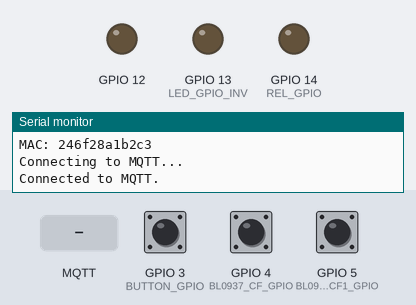
The sketch below on a simulated ESP8266 (NodeMCU). Parts: output pins drawn as LEDs (lit = HIGH), the last lines printed to the serial monitor. The inputs (shaded band) are chosen by the test bench; at power-on: GPIO 5 (BL0937_CF1_GPIO) HIGH, GPIO 3 (BUTTON_GPIO) HIGH, GPIO 4 (BL0937_CF_GPIO) HIGH. WiFi joins after 1.5 s; servers stay silent unless stated; EEPROM starts erased; no MQTT or app messages arrive unless stated.

Above: at 2.7 s.
2.8 s: MQTT message "1" arrives on the first subscribed topic
At 3.5 s:
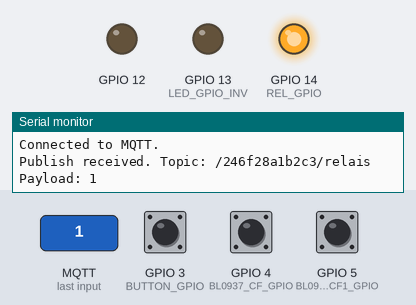
5.8 s: MQTT message "0" arrives on the first subscribed topic
At 8.1 s:
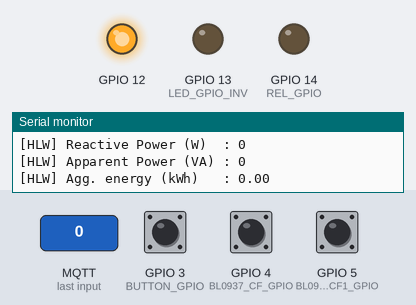
8.8 s: MQTT message "2" arrives on the first subscribed topic
At 9.3 s:
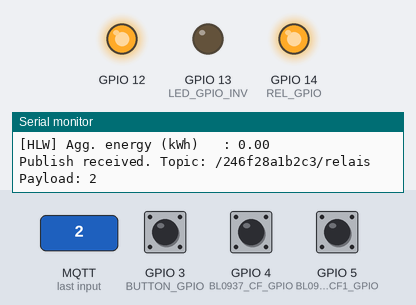
11.8 s: GPIO 5 (BL0937_CF1_GPIO) pulled LOW for 0.15 s
At 12.6 s:
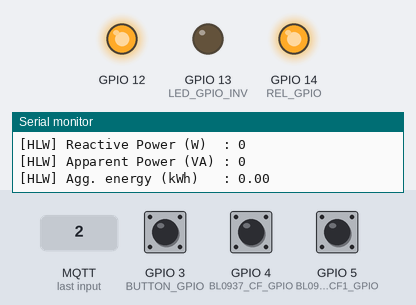
Timing chart, 0 to 14.4 s (numbered marks = the images above; inputs shaded):
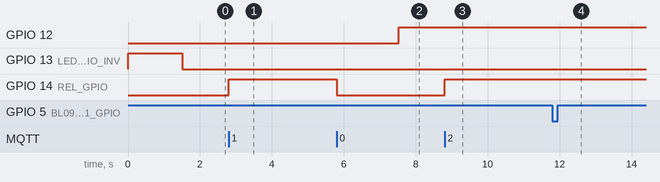

Measured:
- after the input at 2.8 s, GPIO 14 (REL_GPIO): LOW → HIGH at once
- after the input at 5.8 s, GPIO 14 (REL_GPIO): HIGH → LOW at once
- after the input at 8.8 s, GPIO 14 (REL_GPIO): LOW → HIGH at once
- after the input at 11.8 s, GPIO 12: stays HIGH (without the input it goes to LOW after 1.7 s)

The sketch:

MqttPlug.ino
```cpp
#include <ESP8266WiFi.h>
#include <ESP8266WebServer.h>
#include <WiFiManager.h>
#include <Ticker.h>
#include <AsyncMqttClient.h>
#include <EEPROM.h>
#include <ArduinoOTA.h>
#include "BL0937.h"

// eeprom
#define MQTT_IP_OFFSET         0
#define MQTT_IP_LENGTH        16
#define MQTT_USER_OFFSET      16
#define MQTT_USER_LENGTH      32
#define MQTT_PASSWORD_OFFSET  48
#define MQTT_PASSWORD_LENGTH  32

// access point
#define AP_NAME "ZX-2820"
#define AP_TIMEOUT 300
#define MQTT_PORT 1883

// these are the nominal values [Ohm] for the resistors in the circuit
#define CURRENT_RESISTOR                0.001
#define VOLTAGE_RESISTOR_UPSTREAM       1000000
#define VOLTAGE_RESISTOR_DOWNSTREAM     1000

// pins
#define BUTTON_GPIO           3
#define BL0937_CF_GPIO        4
#define BL0937_CF1_GPIO       5
#define BL0937_SEL_GPIO_INV  12  // inverted
#define LED_GPIO_INV         13  // inverted
#define REL_GPIO             14

// BL0937
BL0937 bl0937;

// mqtt
IPAddress mqtt_server;
AsyncMqttClient mqttClient;
Ticker mqttReconnectTimer;

char mqtt_ip_pre[MQTT_IP_LENGTH] = "";
char mqtt_user_pre[MQTT_USER_LENGTH] = "";
char mqtt_password_pre[MQTT_PASSWORD_LENGTH] = "";

char mqtt_ip[MQTT_IP_LENGTH] = "";
char mqtt_user[MQTT_USER_LENGTH] = "";
char mqtt_password[MQTT_PASSWORD_LENGTH] = "";
char mqtt_id[30] = AP_NAME;

char topic_relais[30] = "/";
char topic_resenergy[30] = "/";
char topic_voltage[30] = "/";      // voltage (Spannung)
char topic_current[30] = "/";      // current (Strom)
char topic_actPower[30] = "/";     // active power (Wirkleistung)
char topic_reactPower[30] = "/";   // reactive power (Blindleistung)
char topic_appPower[30] = "/";     // apparent power (Scheinleistung)
char topic_energy[30] = "/";       // energy (Energie)

boolean mqtt_connected = false;
uint32 time_now;

// wifi
WiFiManager wifiManager;
WiFiEventHandler wifiConnectHandler;
WiFiEventHandler wifiDisconnectHandler;
Ticker wifiReconnectTimer;
char mac_str[13];

// when using interrupts we have to call the library entry point whenever an interrupt is triggered
void ICACHE_RAM_ATTR bl0937_cf1_interrupt()
{
  bl0937.cf1_interrupt();
}

void ICACHE_RAM_ATTR bl0937_cf_interrupt()
{
  bl0937.cf_interrupt();
}

String readEEPROM(int offset, int len)
{
  String res = "";
  for (int i = 0; i < len; ++i)
  {
    res += char(EEPROM.read(i + offset));
  }
  return res;
}

void writeEEPROM(int offset, int len, String value)
{
  for (int i = 0; i < len; ++i)
  {
    if (i < value.length())
    {
      EEPROM.write(i + offset, value[i]);
    }
    else
    {
      EEPROM.write(i + offset, 0x00);
    }
  }
}

void connectToWifi()
{
  Serial.println("Re-Connecting to Wi-Fi...");
  WiFi.setSleepMode(WIFI_NONE_SLEEP);
  WiFi.mode(WIFI_STA);
  WiFi.begin();
}

void onWifiConnect(const WiFiEventStationModeGotIP& event)
{
  Serial.println("Connected to Wi-Fi.");
  connectToMqtt();
}

void onWifiDisconnect(const WiFiEventStationModeDisconnected& event)
{
  Serial.println("Disconnected from Wi-Fi.");
  mqttReconnectTimer.detach(); // ensure we don't reconnect to MQTT while reconnecting to Wi-Fi
  wifiReconnectTimer.once(2, connectToWifi);
}

void connectToMqtt()
{
  Serial.println("Connecting to MQTT...");
  mqttClient.connect();
}

void onMqttConnect(bool sessionPresent)
{
  Serial.println("Connected to MQTT.");
  mqtt_connected = true;
  digitalWrite(LED_GPIO_INV, LOW);
  mqttClient.subscribe(topic_relais, 2);
  mqttClient.subscribe(topic_resenergy, 2);
}

void onMqttDisconnect(AsyncMqttClientDisconnectReason reason)
{
  mqttClient.unsubscribe(topic_resenergy);
  mqttClient.unsubscribe(topic_relais);
  digitalWrite(LED_GPIO_INV, HIGH);
  mqtt_connected = false;
  Serial.println("Disconnected from MQTT.");

  if (WiFi.isConnected())
  {
    mqttReconnectTimer.once(2, connectToMqtt);
  }
}

void onMqttMessage(char* topic, char* payload, AsyncMqttClientMessageProperties properties, size_t len, size_t index, size_t total)
{
  char pl[2];

  pl[0] = payload[0];
  pl[1] = 0;
  Serial.printf("Publish received. Topic: %s Payload: %s\n", topic, pl);

  if ((0 == strcmp(topic, topic_relais)) && (len == 1) && (total == 1))
  {
    if (0 == strcmp(pl, "0"))
    {
      // switch relais off
      digitalWrite(REL_GPIO, LOW);
    }
    else
    {
      // switch relais on
      digitalWrite(REL_GPIO, HIGH);
    }
  }

  if (0 == strcmp(topic, topic_resenergy))
  {
    bl0937.resetEnergy();
  }
}

void setup(void)
{
  uint8_t mac[6];

  // init UART
  Serial.begin(115200);
  Serial.println();
  Serial.println();

  // init EEPROM
  EEPROM.begin(128);

  // init LED (off)
  pinMode(LED_GPIO_INV, OUTPUT);
  digitalWrite(LED_GPIO_INV, HIGH);

  // init relais (off)
  pinMode(REL_GPIO, OUTPUT);
  digitalWrite(REL_GPIO, LOW);

  // init button
  pinMode(BUTTON_GPIO, INPUT_PULLUP);

  // check if button is pressed
  if (LOW == digitalRead(BUTTON_GPIO))
  {
    Serial.println("reset wifi settings and restart.");
    wifiManager.resetSettings();
    delay(1000);
    ESP.restart();
  }

  // init WIFI
  readEEPROM(MQTT_IP_OFFSET, MQTT_IP_LENGTH).toCharArray(mqtt_ip_pre, MQTT_IP_LENGTH);
  readEEPROM(MQTT_USER_OFFSET, MQTT_USER_LENGTH).toCharArray(mqtt_user_pre, MQTT_USER_LENGTH);
  readEEPROM(MQTT_PASSWORD_OFFSET, MQTT_PASSWORD_LENGTH).toCharArray(mqtt_password_pre, MQTT_PASSWORD_LENGTH);

  WiFiManagerParameter custom_mqtt_ip("ip", "MQTT ip", mqtt_ip_pre, MQTT_IP_LENGTH);
  WiFiManagerParameter custom_mqtt_user("user", "MQTT user", mqtt_user_pre, MQTT_USER_LENGTH);
  WiFiManagerParameter custom_mqtt_password("password", "MQTT password", mqtt_password_pre, MQTT_PASSWORD_LENGTH, "type=\"password\"");

  wifiManager.addParameter(&custom_mqtt_ip);
  wifiManager.addParameter(&custom_mqtt_user);
  wifiManager.addParameter(&custom_mqtt_password);

  WiFi.setSleepMode(WIFI_NONE_SLEEP);
  WiFi.mode(WIFI_STA);
  wifiManager.setConfigPortalTimeout(AP_TIMEOUT);
  wifiManager.setAPStaticIPConfig(IPAddress(192,168,1,1), IPAddress(192,168,1,1), IPAddress(255,255,255,0));
  if (!wifiManager.autoConnect(AP_NAME))
  {
    Serial.println("failed to connect and restart.");
    delay(1000);
    // restart and try again
    ESP.restart();
  }

  strcpy(mqtt_ip, custom_mqtt_ip.getValue());
  strcpy(mqtt_user, custom_mqtt_user.getValue());
  strcpy(mqtt_password, custom_mqtt_password.getValue());

  if ((0 != strcmp(mqtt_ip, mqtt_ip_pre)) ||
      (0 != strcmp(mqtt_user, mqtt_user_pre)) ||
      (0 != strcmp(mqtt_password, mqtt_password_pre)))
  {
    Serial.println("Parameters changed, need to update EEPROM.");
    writeEEPROM(MQTT_IP_OFFSET, MQTT_IP_LENGTH, mqtt_ip);
    writeEEPROM(MQTT_USER_OFFSET, MQTT_USER_LENGTH, mqtt_user);
    writeEEPROM(MQTT_PASSWORD_OFFSET, MQTT_PASSWORD_LENGTH, mqtt_password);

    EEPROM.commit();
  }

  wifiConnectHandler = WiFi.onStationModeGotIP(onWifiConnect);
  wifiDisconnectHandler = WiFi.onStationModeDisconnected(onWifiDisconnect);

  // construct MQTT topics with MAC
  WiFi.macAddress(mac);
  sprintf(mac_str, "%02x%02x%02x%02x%02x%02x", mac[0], mac[1], mac[2], mac[3], mac[4], mac[5]);
  Serial.printf("MAC: %s\n", mac_str);

  strcat(topic_relais, mac_str);
  strcat(topic_relais, "/relais");
  strcat(topic_resenergy, mac_str);
  strcat(topic_resenergy, "/resenergy");

  strcat(topic_voltage, mac_str);
  strcat(topic_voltage, "/voltage");
  strcat(topic_current, mac_str);
  strcat(topic_current, "/current");
  strcat(topic_actPower, mac_str);
  strcat(topic_actPower, "/actPower");
  strcat(topic_reactPower, mac_str);
  strcat(topic_reactPower, "/reactPower");
  strcat(topic_appPower, mac_str);
  strcat(topic_appPower, "/appPower");
  strcat(topic_energy, mac_str);
  strcat(topic_energy, "/energy");

  if (mqtt_server.fromString(mqtt_ip))
  {
    strcat(mqtt_id, "-");
    strcat(mqtt_id, mac_str);
    mqttClient.onConnect(onMqttConnect);
    mqttClient.onDisconnect(onMqttDisconnect);
    mqttClient.onMessage(onMqttMessage);
    mqttClient.setServer(mqtt_server, MQTT_PORT);
    mqttClient.setCredentials(mqtt_user, mqtt_password);
    mqttClient.setClientId(mqtt_id);

    connectToMqtt();
  }
  else
  {
    Serial.println("invalid MQTT Broker IP.");
  }

  // init BL0937
  bl0937.begin(BL0937_CF_GPIO, BL0937_CF1_GPIO, BL0937_SEL_GPIO_INV, LOW, true);
  bl0937.setResistors(CURRENT_RESISTOR, VOLTAGE_RESISTOR_UPSTREAM, VOLTAGE_RESISTOR_DOWNSTREAM);
  attachInterrupt(BL0937_CF1_GPIO, bl0937_cf1_interrupt, FALLING);
  attachInterrupt(BL0937_CF_GPIO, bl0937_cf_interrupt, FALLING);

  // OTA update
  ArduinoOTA.setHostname(mqtt_id);
  ArduinoOTA.setPassword("esp8266");
  ArduinoOTA.onStart([]()
  {
    mqttClient.unsubscribe(topic_resenergy);
    mqttClient.unsubscribe(topic_relais);
    // switch relais off
    digitalWrite(REL_GPIO, LOW);
    digitalWrite(LED_GPIO_INV, HIGH);
  });
  ArduinoOTA.onEnd([]()
  {
    for (int i = 0; i < 40; i++)
    {
      digitalWrite(LED_GPIO_INV, !digitalRead(LED_GPIO_INV));
      delay(50);
    }
  });
  ArduinoOTA.begin();

  time_now = millis();
}

void loop(void)
{
  char str[12];

  if ((millis() - time_now) > 3000)
  {
    if (mqtt_connected == true)
    {
      unsigned int voltage = bl0937.getVoltage();
      double current = bl0937.getCurrent();
      unsigned int actPower = bl0937.getActivePower();
      unsigned int reactPower = bl0937.getReactivePower();
      unsigned int appPower = bl0937.getApparentPower();
      double energy = bl0937.getEnergy() / 3600.0 / 1000.0;

      Serial.print("[HLW] Voltage (V)         : "); Serial.println(voltage);
      Serial.print("[HLW] Current (A)         : "); Serial.println(current);
      Serial.print("[HLW] Active Power (W)    : "); Serial.println(actPower);
      Serial.print("[HLW] Reactive Power (W)  : "); Serial.println(reactPower);
      Serial.print("[HLW] Apparent Power (VA) : "); Serial.println(appPower);
      Serial.print("[HLW] Agg. energy (kWh)   : "); Serial.println(energy);
      Serial.println();

      snprintf(str, 12, "%d", voltage);
      mqttClient.publish(topic_voltage, 0, false, str);
      snprintf(str, 12, "%.2f", current);
      mqttClient.publish(topic_current, 0, false, str);
      snprintf(str, 12, "%d", actPower);
      mqttClient.publish(topic_actPower, 0, false, str);
      snprintf(str, 12, "%d", reactPower);
      mqttClient.publish(topic_reactPower, 0, false, str);
      snprintf(str, 12, "%d", appPower);
      mqttClient.publish(topic_appPower, 0, false, str);
      snprintf(str, 12, "%.3f", energy);
      mqttClient.publish(topic_energy, 0, false, str);
    }
    time_now = millis();
  }
  ArduinoOTA.handle();
  yield();
}
```

BL0937.cpp
```cpp
// (licence header left out)
#include <Arduino.h>
#include "BL0937.h"

void BL0937::begin(
    unsigned char cf_pin,
    unsigned char cf1_pin,
    unsigned char sel_pin,
    unsigned char currentWhen,
    bool use_interrupts,
    unsigned long pulse_timeout
    ) {

    _cf_pin = cf_pin;
    _cf1_pin = cf1_pin;
    _sel_pin = sel_pin;
    _current_mode = currentWhen;
    _use_interrupts = use_interrupts;
    _pulse_timeout = pulse_timeout;

    pinMode(_cf_pin, INPUT_PULLUP);
    pinMode(_cf1_pin, INPUT_PULLUP);
    pinMode(_sel_pin, OUTPUT);

    _calculateDefaultMultipliers();

    _mode = _current_mode;
    digitalWrite(_sel_pin, _mode);


}

void BL0937::setMode(bl0937_mode_t mode) {
    _mode = (mode == MODE_CURRENT) ? _current_mode : 1 - _current_mode;
    digitalWrite(_sel_pin, _mode);
    if (_use_interrupts) {
        _last_cf1_interrupt = _first_cf1_interrupt = micros();
    }
}

bl0937_mode_t BL0937::getMode() {
    return (_mode == _current_mode) ? MODE_CURRENT : MODE_VOLTAGE;
}

bl0937_mode_t BL0937::toggleMode() {
    bl0937_mode_t new_mode = getMode() == MODE_CURRENT ? MODE_VOLTAGE : MODE_CURRENT;
    setMode(new_mode);
    return new_mode;
}

double BL0937::getCurrent() {

    // Power measurements are more sensitive to switch offs,
    // so we first check if power is 0 to set _current to 0 too
    if (_power == 0) {
        _current_pulse_width = 0;

    } else if (_use_interrupts) {
        _checkCF1Signal();

    } else if (_mode == _current_mode) {
        _current_pulse_width = pulseIn(_cf1_pin, HIGH, _pulse_timeout);
    }

    _current = (_current_pulse_width > 0) ? _current_multiplier / _current_pulse_width : 0;
    return _current;

}

unsigned int BL0937::getVoltage() {
    if (_use_interrupts) {
        _checkCF1Signal();
    } else if (_mode != _current_mode) {
        _voltage_pulse_width = pulseIn(_cf1_pin, HIGH, _pulse_timeout);
    }
    _voltage = (_voltage_pulse_width > 0) ? _voltage_multiplier / _voltage_pulse_width : 0;
    return _voltage;
}

unsigned int BL0937::getActivePower() {
    if (_use_interrupts) {
        _checkCFSignal();
    } else {
        _power_pulse_width = pulseIn(_cf_pin, HIGH, _pulse_timeout);
    }
    _power = (_power_pulse_width > 0) ? _power_multiplier / _power_pulse_width : 0;
    return _power;
}

unsigned int BL0937::getApparentPower() {
    double current = getCurrent();
    unsigned int voltage = getVoltage();
    return voltage * current;
}

unsigned int BL0937::getReactivePower() {
    unsigned int active = getActivePower();
    unsigned int apparent = getApparentPower();
    if (apparent > active) {
        return sqrt(apparent * apparent - active * active);
    } else {
        return 0;
    }
}

double BL0937::getPowerFactor() {
    unsigned int active = getActivePower();
    unsigned int apparent = getApparentPower();
    if (active > apparent) return 1;
    if (apparent == 0) return 0;
    return (double) active / apparent;
}

unsigned long BL0937::getEnergy() {

    // Counting pulses only works in IRQ mode
    if (!_use_interrupts) return 0;

    /*
    Pulse count is directly proportional to energy:
    P = m*f (m=power multiplier, f = Frequency)
    f = N/t (N=pulse count, t = time)
    E = P*t = m*N  (E=energy)
    */
    return _pulse_count * _power_multiplier / 1000000.0;

}

void BL0937::resetEnergy() {
    _pulse_count = 0;
}

void BL0937::expectedCurrent(double value) {
    if (_current == 0) getCurrent();
    if (_current > 0) _current_multiplier *= (value / _current);
}

void BL0937::expectedVoltage(unsigned int value) {
    if (_voltage == 0) getVoltage();
    if (_voltage > 0) _voltage_multiplier *= ((double) value / _voltage);
}

void BL0937::expectedActivePower(unsigned int value) {
    if (_power == 0) getActivePower();
    if (_power > 0) _power_multiplier *= ((double) value / _power);
}

void BL0937::resetMultipliers() {
    _calculateDefaultMultipliers();
}

void BL0937::setResistors(double current, double voltage_upstream, double voltage_downstream) {
    if (voltage_downstream > 0) {
        _current_resistor = current;
        _voltage_resistor = (voltage_upstream + voltage_downstream) / voltage_downstream;
        _calculateDefaultMultipliers();
    }
}

void ICACHE_RAM_ATTR BL0937::cf_interrupt() {
    unsigned long now = micros();
    _power_pulse_width = now - _last_cf_interrupt;
    _last_cf_interrupt = now;
    _pulse_count++;
}

void ICACHE_RAM_ATTR BL0937::cf1_interrupt() {

    unsigned long now = micros();

    if ((now - _first_cf1_interrupt) > _pulse_timeout) {

        unsigned long pulse_width;

        if (_last_cf1_interrupt == _first_cf1_interrupt) {
            pulse_width = 0;
        } else {
            pulse_width = now - _last_cf1_interrupt;
        }

        if (_mode == _current_mode) {
            _current_pulse_width = pulse_width;
        } else {
            _voltage_pulse_width = pulse_width;
        }

        _mode = 1 - _mode;
        digitalWrite(_sel_pin, _mode);
        _first_cf1_interrupt = now;

    }

    _last_cf1_interrupt = now;

}

void BL0937::_checkCFSignal() {
    if ((micros() - _last_cf_interrupt) > _pulse_timeout) _power_pulse_width = 0;
}

void BL0937::_checkCF1Signal() {
    if ((micros() - _last_cf1_interrupt) > _pulse_timeout) {
        if (_mode == _current_mode) {
            _current_pulse_width = 0;
        } else {
            _voltage_pulse_width = 0;
        }
        toggleMode();
    }
}

// These are the multipliers for current, voltage and power as per datasheet
// These values divided by output period (in useconds) give the actual value
void BL0937::_calculateDefaultMultipliers() {
    _current_multiplier = ( 1000000.0 * 512 * V_REF / _current_resistor / 24.0 / F_OSC ) * 0.850112464f;
    _voltage_multiplier = ( 1000000.0 * 512 * V_REF * _voltage_resistor /  2.0 / F_OSC) * 0.863158011f;
    _power_multiplier =   ( 1000000.0 * 128 * V_REF * V_REF * _voltage_resistor / _current_resistor / 48.0 / F_OSC) * 0.713465334f;
}
```

Source omitted: BL0937.h (4703 bytes)
